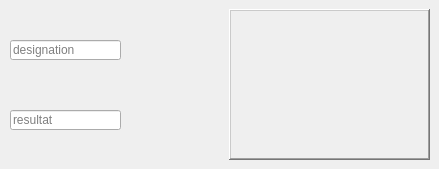
              <widget class="QWidget" name="tab_37">
               <attribute name="title">
                <string>Examens radiologique</string>
               </attribute>
               <widget class="QLineEdit" name="DesiER_2">
                <property name="geometry">
                 <rect>
                  <x>10</x>
                  <y>40</y>
                  <width>111</width>
                  <height>20</height>
                 </rect>
                </property>
                <property name="styleSheet">
                 <string notr="true"/>
                </property>
                <property name="text">
                 <string/>
                </property>
                <property name="placeholderText">
                 <string>designation</string>
                </property>
               </widget>
               <widget class="QLineEdit" name="resER_2">
                <property name="geometry">
                 <rect>
                  <x>10</x>
                  <y>110</y>
                  <width>111</width>
                  <height>20</height>
                 </rect>
                </property>
                <property name="styleSheet">
                 <string notr="true"/>
                </property>
                <property name="text">
                 <string/>
                </property>
                <property name="placeholderText">
                 <string>resultat</string>
                </property>
               </widget>
               <widget class="QFrame" name="ImageER_2">
                <property name="geometry">
                 <rect>
                  <x>229</x>
                  <y>9</y>
                  <width>201</width>
                  <height>151</height>
                 </rect>
                </property>
                <property name="frameShape">
                 <enum>QFrame::WinPanel</enum>
                </property>
                <property name="frameShadow">
                 <enum>QFrame::Raised</enum>
                </property>
               </widget>
              </widget>
